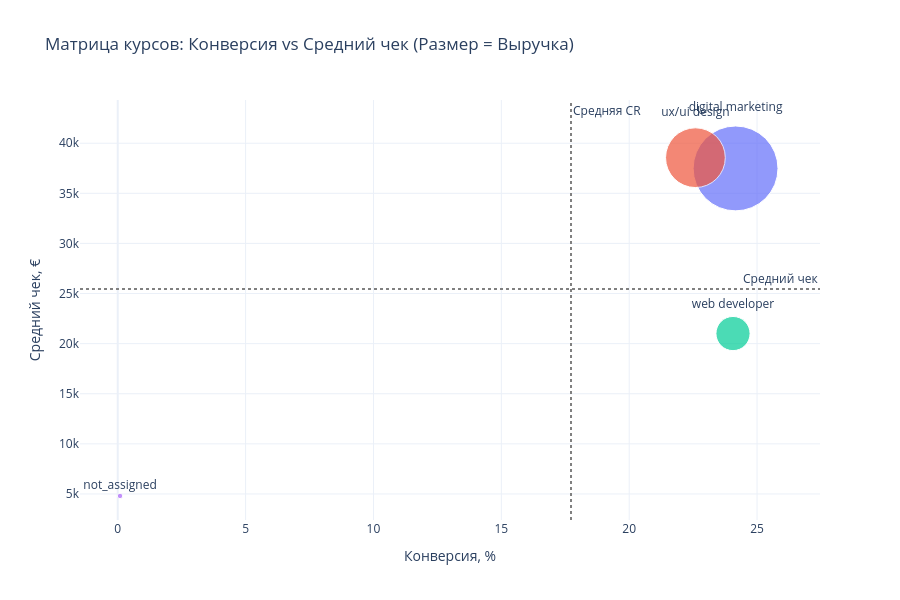

Notebook source saved alongside this figure:
### Markdown cell above
### 🎓 Анализ форматов обучения и продуктов
Распределение выявило доминирующий продукт и серьезные пробелы в заполнении данных:

1. **Morning — Абсолютный лидер:** Этот формат генерирует **90.2% всей выручки** (26.5 млн €). Конверсия составляет **22.85%** при огромном объеме сделок (2.8 тыс. оплат). 
2. **Evening — Нишевый продукт:** Показывает более высокую конверсию (**42.39%**), но приносит всего **4.5% выручки** (1.3 млн €).
3. **Флагманские курсы:** **Digital Marketing** приносит 60.5% выручки (17.7 млн €) со стабильной конверсией **23.72%** и высоким средним чеком (38,016 €). **UX/UI Design** занимает уверенное второе место (8.7 млн €) при конверсии **22.61%**.
4. **"Слепая зона" (Not_specified / Not_assigned):** Около **18 тысяч лидов** не имеют привязанного формата обучения или курса. Конверсия по ним ничтожна (0.08 - 0.13%). Это колоссальная воронка потерь: менеджеры теряют клиентов на этапе квалификации.

**🚀 Рекомендация:** Сфокусировать отдел маркетинга на масштабировании формата **Morning**, так как он имеет самую высокую емкость и чек. Одновременно с этим необходимо ввести аудит лидов из категории `not_specified`, чтобы понять, почему 18 тысяч человек не доходят до обсуждения условий обучения.

### Code cell
# ==========================================
# БЛОК 3: ПРОДУКТОВАЯ МАТРИЦА (КУРСЫ)
# ==========================================
prod_df = get_product_metrics('product').sort_values('revenue', ascending=False)
prod_plot = prod_df[prod_df['won'] > 0] 

fig3 = px.scatter(
    prod_plot, x='cr_%', y='avg_check', size='revenue', color='product', text='product',
    title='Матрица курсов: Конверсия vs Средний чек (Размер = Выручка)',
    labels={'cr_%': 'Конверсия, %', 'avg_check': 'Средний чек, €', 'product': 'Курс', 'revenue': 'Выручка'},
    size_max=60
)
# Добавляем средние показатели как ориентиры
fig3.add_hline(y=prod_plot['avg_check'].mean(), line_dash="dot", line_color="gray", annotation_text="Средний чек")
fig3.add_vline(x=prod_plot['cr_%'].mean(), line_dash="dot", line_color="gray", annotation_text="Средняя CR")

fig3.update_traces(textposition='top center')
fig3.update_layout(showlegend=False, template='plotly_white', height=600)
fig3.show()

print("📊 ДЕТАЛЬНАЯ ПРОДУКТОВАЯ МАТРИЦА:")
display(prod_df.style.background_gradient(cmap='YlOrRd', subset=['revenue'])
                .background_gradient(cmap='RdYlGn', subset=['cr_%'])
                .format({'revenue': '{:,.0f} €', 'avg_check': '{:,.0f} €'}))

### Figure 1 — Plotly figure (JSON) as saved in the notebook; plotly's stock layout.template omitted (floating-point values rounded to 4 significant figures)
{"data": [{"hovertemplate": "Курс=%{text}<br>Конверсия, %=%{x}<br>Средний чек, €=%{y}<br>Выручка=%{marker.size}<extra></extra>", "legendgroup": "digital marketing", "marker": {"color": "#636efa", "size": [17510000.0], "sizemode": "area", "sizeref": 4863.0, "symbol": "circle"}, "mode": "markers+text", "name": "digital marketing", "orientation": "v", "showlegend": true, "text": ["digital marketing"], "textposition": "top center", "type": "scatter", "x": [24.16], "xaxis": "x", "y": [37480.0], "yaxis": "y"}, {"hovertemplate": "Курс=%{text}<br>Конверсия, %=%{x}<br>Средний чек, €=%{y}<br>Выручка=%{marker.size}<extra></extra>", "legendgroup": "ux/ui design", "marker": {"color": "#EF553B", "size": [8675000.0], "sizemode": "area", "sizeref": 4863.0, "symbol": "circle"}, "mode": "markers+text", "name": "ux/ui design", "orientation": "v", "showlegend": true, "text": ["ux/ui design"], "textposition": "top center", "type": "scatter", "x": [22.59], "xaxis": "x", "y": [38560.0], "yaxis": "y"}, {"hovertemplate": "Курс=%{text}<br>Конверсия, %=%{x}<br>Средний чек, €=%{y}<br>Выручка=%{marker.size}<extra></extra>", "legendgroup": "web developer", "marker": {"color": "#00cc96", "size": [2836000.0], "sizemode": "area", "sizeref": 4863.0, "symbol": "circle"}, "mode": "markers+text", "name": "web developer", "orientation": "v", "showlegend": true, "text": ["web developer"], "textposition": "top center", "type": "scatter", "x": [24.06], "xaxis": "x", "y": [21010.0], "yaxis": "y"}, {"hovertemplate": "Курс=%{text}<br>Конверсия, %=%{x}<br>Средний чек, €=%{y}<br>Выручка=%{marker.size}<extra></extra>", "legendgroup": "not_assigned", "marker": {"color": "#ab63fa", "size": [72000.0], "sizemode": "area", "sizeref": 4863.0, "symbol": "circle"}, "mode": "markers+text", "name": "not_assigned", "orientation": "v", "showlegend": true, "text": ["not_assigned"], "textposition": "top center", "type": "scatter", "x": [0.09], "xaxis": "x", "y": [4800.0], "yaxis": "y"}], "layout": {"annotations": [{"showarrow": false, "text": "Средний чек", "x": 1, "xanchor": "right", "xref": "x domain", "y": 25460.0, "yanchor": "bottom", "yref": "y"}, {"showarrow": false, "text": "Средняя CR", "x": 17.73, "xanchor": "left", "xref": "x", "y": 1, "yanchor": "top", "yref": "y domain"}], "height": 600, "legend": {"itemsizing": "constant", "title": {"text": "Курс"}, "tracegroupgap": 0}, "shapes": [{"line": {"color": "gray", "dash": "dot"}, "type": "line", "x0": 0, "x1": 1, "xref": "x domain", "y0": 25460.0, "y1": 25460.0, "yref": "y"}, {"line": {"color": "gray", "dash": "dot"}, "type": "line", "x0": 17.73, "x1": 17.73, "xref": "x", "y0": 0, "y1": 1, "yref": "y domain"}], "showlegend": false, "title": {"text": "Матрица курсов: Конверсия vs Средний чек (Размер = Выручка)"}, "xaxis": {"anchor": "y", "domain": [0, 1], "title": {"text": "Конверсия, %"}}, "yaxis": {"anchor": "x", "domain": [0, 1], "title": {"text": "Средний чек, €"}}}}
